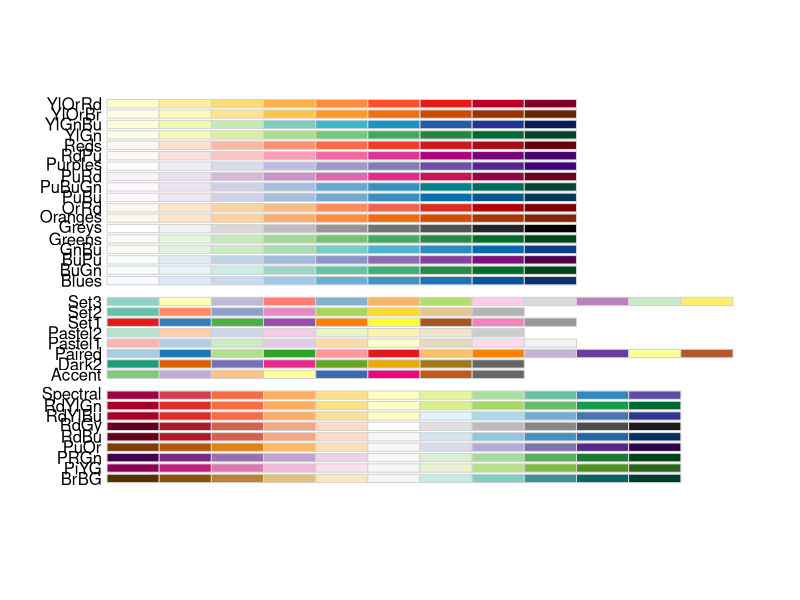
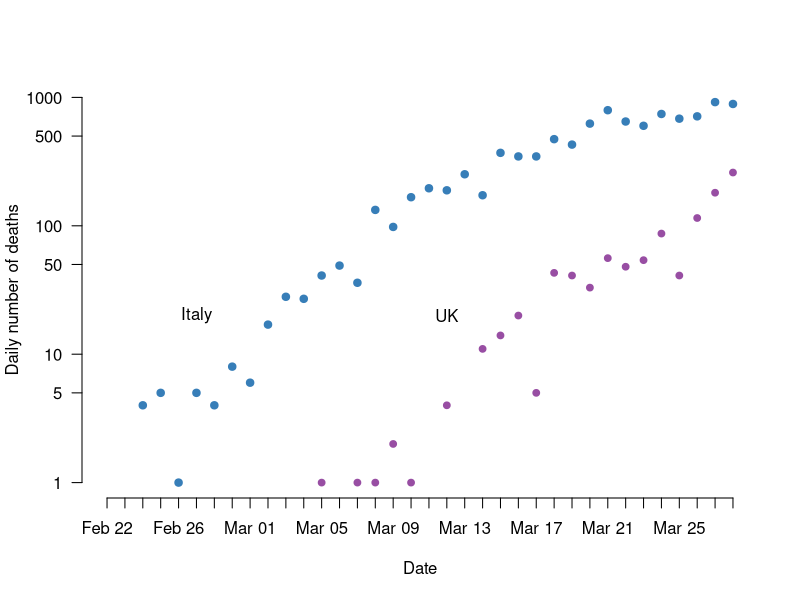
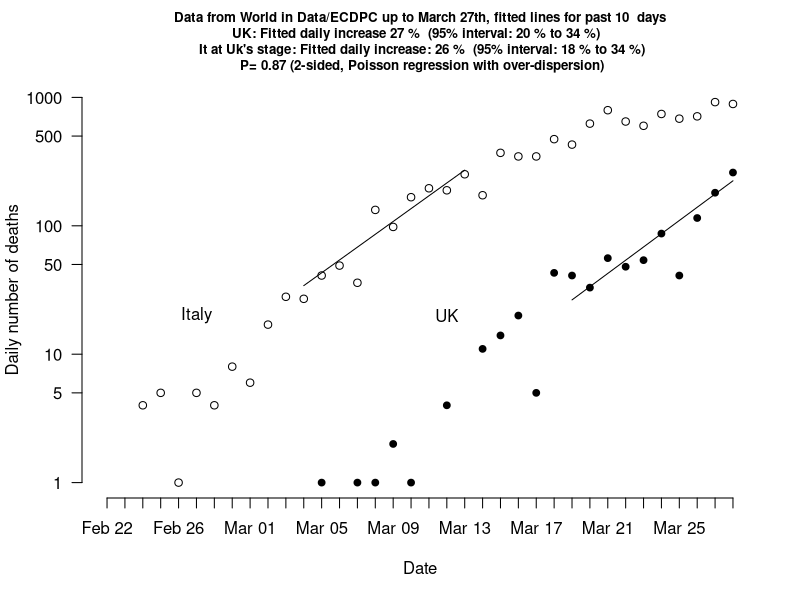
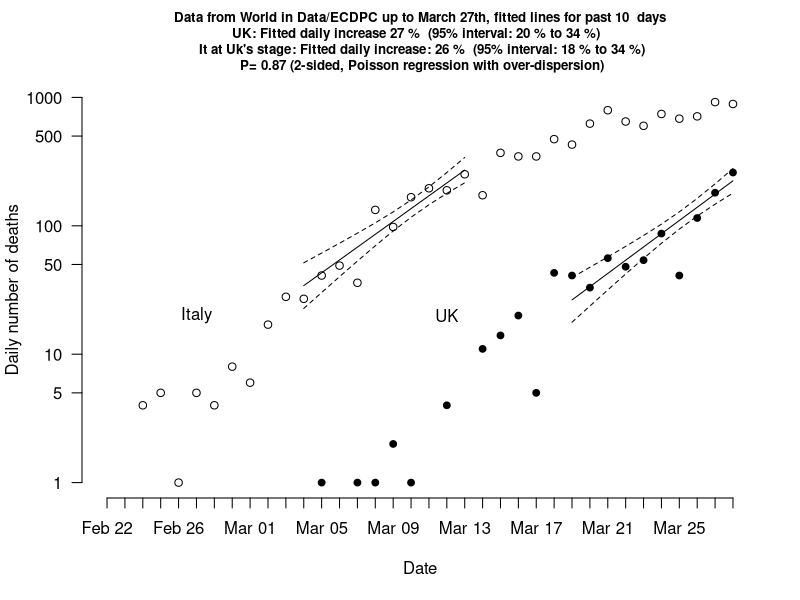
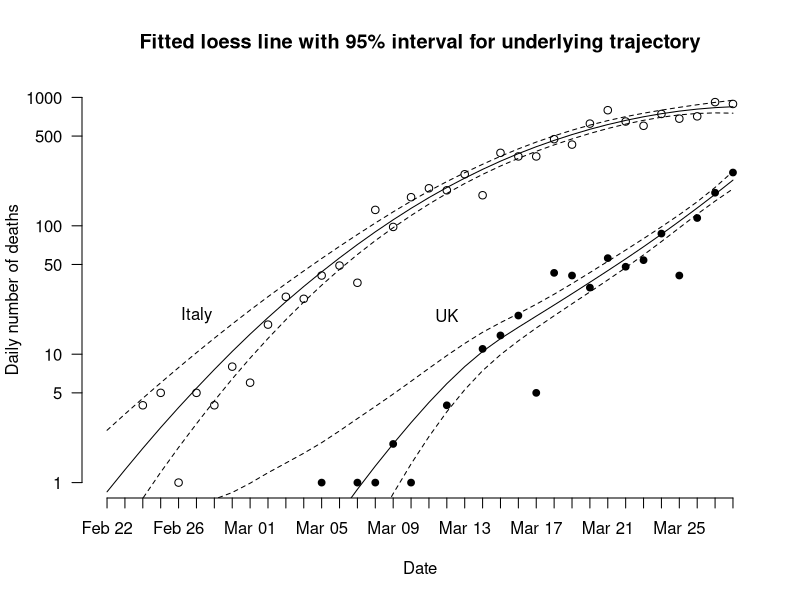
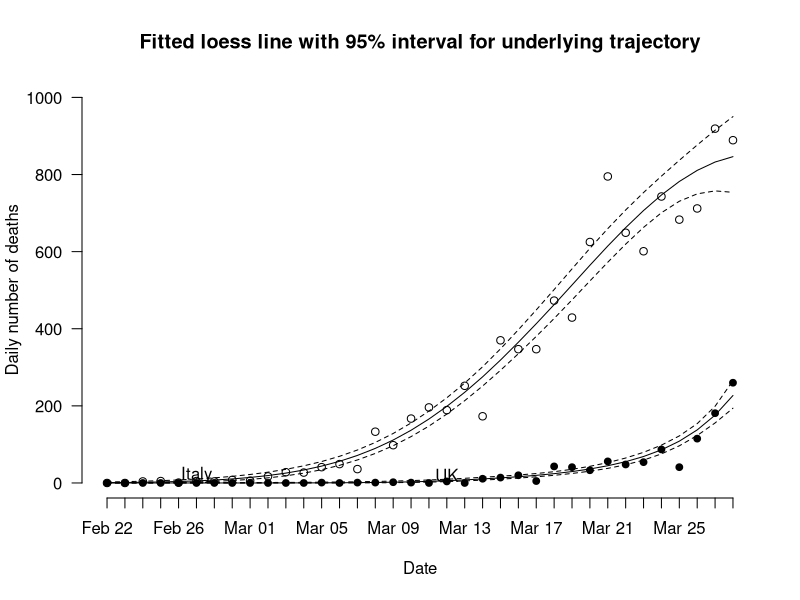

Write the R code that produced these figures, in order.
## ---- chunk 1
library(RColorBrewer)
display.brewer.all()
cols <- brewer.pal(5, "Set1")

covid.deaths <- read.csv("UK-italy-covid-deaths.csv") # read data into dataframe 

attach(covid.deaths)
date.R = as.Date(date,"%d/%m/%Y")
# calculate oberved counts each day
n=length(UK.deaths)
UK.daily=c(0,diff(UK.deaths))
It.daily=c(0,diff(It.deaths))
days=1:n
ylims=c(1,1000)
plot(date.R,UK.daily,ylim=ylims,type="p", log="y",xlab="Date", ylab = "Daily number of deaths", pch=19,cex=0.9,bty="n",axes=F, col=cols[4])
axis.Date(1,at=date.R,cex=0.7)
axis(2,cex=0.7,las=2)
points(date.R,It.daily, pch=19, col=cols[2]) 
text(date.R[6],20,"Italy")
text(date.R[20],20,"UK")
 

# length of window for fitting

window=10
current.window=(n-window+1) : n  # current UK and It lims
end.It.window = min(which(It.deaths>UK.deaths[n])) # when just exceeds current UK total
It.window = (end.It.window-window+1) : end.It.window

#################
day.weights=rep(1,n) 
day.weights[33]=0.33 # downweight obs on day 33 days ago as only 8 hours deaths
fit.UK.current=glm(UK.daily[current.window] ~ current.window, family="poisson",weights=day.weights[current.window])
summary(fit.UK.current)

coeffs.UK.current=coef(summary(fit.UK.current))
overdisp.UK.current= fit.UK.current$deviance/fit.UK.current$df.residual
se.UK.current=coeffs.UK.current[2,2]*sqrt(overdisp.UK.current)

relative.increase=exp(coeffs.UK.current[2,1])
upper.relative.increase = exp(coeffs.UK.current[2,1]+1.96*se.UK.current )
lower.relative.increase = exp(coeffs.UK.current[2,1]-1.96*se.UK.current )
percent.increase.UK.current=signif(100*(relative.increase-1),2)
upper.percent.increase.UK.current=signif(100*(upper.relative.increase-1),2)
lower.percent.increase.UK.current=signif(100*(lower.relative.increase-1),2)
#################


#################

fit.It.contemp=glm(It.daily[It.window] ~ It.window, family="poisson")
summary(fit.It.contemp)

coeffs.It.contemp=coef(summary(fit.It.contemp))
overdisp.It.contemp= fit.It.contemp$deviance/fit.It.contemp$df.residual
se.It.contemp=coeffs.It.contemp[2,2]*sqrt(overdisp.It.contemp)

relative.increase=exp(coeffs.It.contemp[2,1])
upper.relative.increase = exp(coeffs.It.contemp[2,1]+1.96*se.It.contemp )
lower.relative.increase = exp(coeffs.It.contemp[2,1]-1.96*se.It.contemp )
percent.increase.It.contemp=signif(100*(relative.increase-1),2)
upper.percent.increase.It.contemp=signif(100*(upper.relative.increase-1),2)
lower.percent.increase.It.contemp=signif(100*(lower.relative.increase-1),2)
 #################

# compare gradients

Z= (coeffs.UK.current[2,1]-coeffs.It.contemp[2,1])/sqrt(se.UK.current^2+se.It.contemp^2)
P1= 2*min( pnorm(Z), (1-pnorm(Z) ))

predictions.UK.current=predict( fit.UK.current,  type="link",se.fit=T,dispersion=overdisp.UK.current)  
#predictions.It.current=predict( fit.It.current,  type="link",se.fit=T,dispersion=overdisp.It.current)  
predictions.It.contemp=predict( fit.It.contemp,  type="link",se.fit=T,dispersion=overdisp.It.contemp)  


 
plot(date.R,UK.daily,ylim=ylims,type="p", log="y",xlab="Date", ylab = "Daily number of deaths", pch=19,cex=0.9,bty="n",axes=F)
axis.Date(1,at=date.R,cex=0.7)
axis(2,cex=0.7,las=2)
points(date.R,It.daily, pch=1) 
text(date.R[6],20,"Italy")
text(date.R[20],20,"UK")
lines(date.R[current.window],exp(predictions.UK.current$fit))
#lines(date.R[current.window],exp(predictions.It.current$fit))
lines(date.R[It.window],exp(predictions.It.contemp$fit))

title(paste("Data from World in Data/ECDPC up to March 27th, fitted lines for past", window," days\nUK: Fitted daily increase",percent.increase.UK.current,"%  (95% interval:", lower.percent.increase.UK.current,"% to", upper.percent.increase.UK.current,"%)  \n  It at Uk's stage: Fitted daily increase:",percent.increase.It.contemp,"%  (95% interval:", lower.percent.increase.It.contemp,"% to", upper.percent.increase.It.contemp,"%) \n P=",round(P1,2),"(2-sided, Poisson regression with over-dispersion)"),cex.main=0.8  )

#\n Italy now: Fitted daily increase:",percent.increase.It.current,"%  (95% interval:", lower.percent.increase.It.current,"% to", upper.percent.increase.It.current,"%)
#pdf("UK-italy-deaths-lines-28Mar.pdf")

plot(date.R,UK.daily,ylim=ylims,type="p", log="y",xlab="Date", ylab = "Daily number of deaths", pch=19,cex=0.9,bty="n",axes=F)
axis.Date(1,at=date.R,cex=0.7)
axis(2,cex=0.7,las=2)
points(date.R,It.daily, pch=1) 
text(date.R[6],20,"Italy")
text(date.R[20],20,"UK")
lines(date.R[current.window],exp(predictions.UK.current$fit))
lines(date.R[current.window],exp(predictions.UK.current$fit+1.96*predictions.UK.current$se.fit),lty=2)
lines(date.R[current.window],exp(predictions.UK.current$fit-1.96*predictions.UK.current$se.fit),lty=2)

#lines(date.R[current.window],exp(predictions.It.current$fit))
#lines(date.R[current.window],exp(predictions.It.current$fit+1.96*predictions.It.current$se.fit),lty=2)
#lines(date.R[current.window],exp(predictions.It.current$fit-1.96*predictions.It.current$se.fit),lty=2)

lines(date.R[It.window],exp(predictions.It.contemp$fit))
lines(date.R[It.window],exp(predictions.It.contemp$fit+1.96*predictions.It.contemp$se.fit),lty=2)
lines(date.R[It.window],exp(predictions.It.contemp$fit-1.96*predictions.It.contemp$se.fit),lty=2)
 
      title(paste("Data from World in Data/ECDPC up to March 27th, fitted lines for past", window," days\nUK: Fitted daily increase",percent.increase.UK.current,"%  (95% interval:", lower.percent.increase.UK.current,"% to", upper.percent.increase.UK.current,"%)  \n  It at Uk's stage: Fitted daily increase:",percent.increase.It.contemp,"%  (95% interval:", lower.percent.increase.It.contemp,"% to", upper.percent.increase.It.contemp,"%) \n P=",round(P1,2),"(2-sided, Poisson regression with over-dispersion)"),cex.main=0.8  )

#      \n Italy now: Fitted daily increase:",percent.increase.It.current,"%  (95% interval:", lower.percent.increase.It.current,"% to", upper.percent.increase.It.current,"%)
#dev.off()



fit.It.current=glm(It.daily[current.window] ~ current.window, family="poisson")
summary(fit.It.current)
coeffs.It.current=coef(summary(fit.It.current))
overdisp.It.current= fit.It.current$deviance/fit.It.current$df.residual
se.It.current=coeffs.It.current[2,2]*sqrt(overdisp.It.current)

relative.increase=exp(coeffs.It.current[2,1])
upper.relative.increase = exp(coeffs.It.current[2,1]+1.96*se.It.current )
lower.relative.increase = exp(coeffs.It.current[2,1]-1.96*se.It.current )
percent.increase.It.current=signif(100*(relative.increase-1),2)
upper.percent.increase.It.current=signif(100*(upper.relative.increase-1),2)
lower.percent.increase.It.current=signif(100*(lower.relative.increase-1),2)

########################

# plot loess fit

 

plot(date.R,UK.daily,ylim=ylims,type="p", log="y",xlab="Date", ylab = "Daily number of deaths", pch=19,cex=0.9,bty="n",axes=F)
axis.Date(1,at=date.R,cex=0.7)
axis(2,cex=0.7,las=2)
points(date.R,It.daily, pch=1) 
text(date.R[6],20,"Italy")
text(date.R[20],20,"UK")
   title("Fitted loess line with 95% interval for underlying trajectory")
   
   
It.daily.eps = It.daily+0.0001 # add tiny bit to make log OK (weighting these obs by zero in analysis) 
UK.daily.eps= UK.daily+0.0001   
x=1:n
It.loess= loess( log(It.daily.eps) ~ x ,weights=It.daily.eps,span=1)
pred.It.loess= predict( It.loess, se=T)  

lines(date.R,exp(pred.It.loess$fit ))
lines(date.R,exp(pred.It.loess$fit+1.96*pred.It.loess$se.fit),lty=2)
lines(date.R,exp(pred.It.loess$fit-1.96*pred.It.loess$se.fit),lty=2)

UK.loess= loess( log(UK.daily.eps) ~ x ,weights=UK.daily.eps,span=1)
pred.UK.loess= predict( UK.loess, se=T)  
lines(date.R, exp(pred.UK.loess$fit))
lines(date.R,exp(pred.UK.loess$fit+1.96*pred.UK.loess$se.fit),lty=2)
lines(date.R,exp(pred.UK.loess$fit-1.96*pred.UK.loess$se.fit),lty=2)

# on natural scale
plot(date.R,UK.daily,ylim=ylims,type="p",xlab="Date", ylab = "Daily number of deaths", pch=19,cex=0.9,bty="n",axes=F)
axis.Date(1,at=date.R,cex=0.7)
axis(2,cex=0.7,las=2)
points(date.R,It.daily, pch=1) 
text(date.R[6],20,"Italy")
text(date.R[20],20,"UK")
   title("Fitted loess line with 95% interval for underlying trajectory")

lines(date.R,exp(pred.It.loess$fit ))
lines(date.R,exp(pred.It.loess$fit+1.96*pred.It.loess$se.fit),lty=2)
lines(date.R,exp(pred.It.loess$fit-1.96*pred.It.loess$se.fit),lty=2)

lines(date.R, exp(pred.UK.loess$fit))
lines(date.R,exp(pred.UK.loess$fit+1.96*pred.UK.loess$se.fit),lty=2)
lines(date.R,exp(pred.UK.loess$fit-1.96*pred.UK.loess$se.fit),lty=2)


